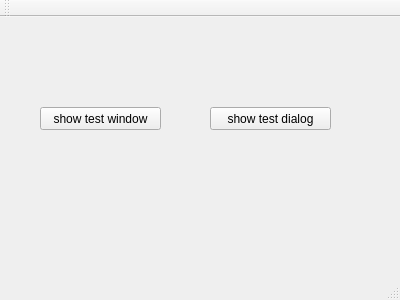
<?xml version="1.0" encoding="UTF-8"?>
<ui version="4.0">
 <class>MainWindow</class>
 <widget class="QMainWindow" name="MainWindow">
  <property name="geometry">
   <rect>
    <x>0</x>
    <y>0</y>
    <width>400</width>
    <height>300</height>
   </rect>
  </property>
  <property name="windowTitle">
   <string>MainWindow</string>
  </property>
  <widget class="QWidget" name="centralWidget">
   <widget class="QPushButton" name="testWindowBtn">
    <property name="geometry">
     <rect>
      <x>40</x>
      <y>90</y>
      <width>121</width>
      <height>23</height>
     </rect>
    </property>
    <property name="text">
     <string>show test window</string>
    </property>
   </widget>
   <widget class="QPushButton" name="testDialogBtn">
    <property name="geometry">
     <rect>
      <x>210</x>
      <y>90</y>
      <width>121</width>
      <height>23</height>
     </rect>
    </property>
    <property name="text">
     <string>show test dialog</string>
    </property>
   </widget>
  </widget>
  <widget class="QMenuBar" name="menuBar">
   <property name="geometry">
    <rect>
     <x>0</x>
     <y>0</y>
     <width>400</width>
     <height>21</height>
    </rect>
   </property>
  </widget>
  <widget class="QToolBar" name="mainToolBar">
   <attribute name="toolBarArea">
    <enum>TopToolBarArea</enum>
   </attribute>
   <attribute name="toolBarBreak">
    <bool>false</bool>
   </attribute>
  </widget>
  <widget class="QStatusBar" name="statusBar"/>
 </widget>
 <layoutdefault spacing="6" margin="11"/>
 <resources/>
 <connections/>
</ui>
